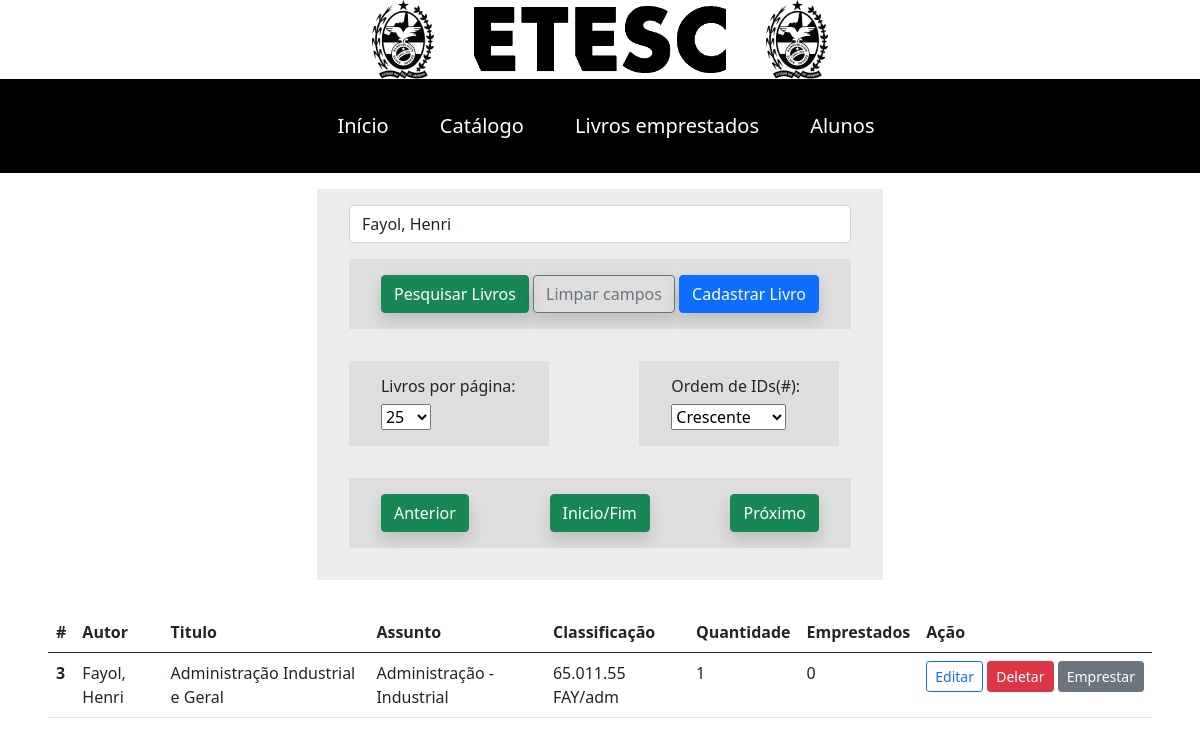
The page /livros-acervo.php?pesquisa=Fayol, Henri on the database its author committed.
### tables this page shows
CREATE TABLE IF NOT EXISTS `livros` (
  `id` int(11) NOT NULL AUTO_INCREMENT,
  `Autor` varchar(50) DEFAULT NULL,
  `titulo` varchar(500) DEFAULT NULL,
  `Assunto` varchar(50) DEFAULT NULL,
  `Classificacao` varchar(100) DEFAULT NULL,
  `Situacao` varchar(100) DEFAULT 'Acervo',
  `Quantidade` int(11) DEFAULT 0,
  `Emprestados` int(11) DEFAULT 0,
  PRIMARY KEY (`id`)
);

### livros-acervo.php (the view, shortened to what this page needs)
<?php
require_once "database.php";
$tipo = $_GET['tipo'] ?? '';
$search = $_GET['pesquisa'] ?? '';
$limit = $_GET['limit'] ?? 25;
$start = $_GET['start'] ?? 0;
$ordem = $_GET['ordem'] ?? "ASC";
$startelimit = $start + $limit;
if ($search) {
  if ($ordem == "ASC") {
    $statement = $pdo->prepare("SELECT * FROM livros WHERE Autor LIKE :autor OR titulo LIKE :titulo LIMIT $start , $limit");
  } else {
    $statement = $pdo->prepare("SELECT * FROM livros WHERE Autor LIKE :autor OR titulo LIKE :titulo ORDER BY ID DESC LIMIT $start , $limit ");
  }
  $statement->bindValue(":autor", "%$search%");
  $statement->bindValue(":titulo", "%$search%");
} else {
  if ($ordem == "ASC") {
    $statement = $pdo->prepare("SELECT * FROM livros LIMIT $start , $limit ");
  } else {
    $statement = $pdo->prepare("SELECT * FROM livros ORDER BY ID DESC LIMIT $start , $limit ");
  }
}
$statement->execute();
$livros = $statement->fetchAll(PDO::FETCH_ASSOC);
?>
<!DOCTYPE html>
<html lang="pt-br">
<head>
  <link rel="stylesheet" href="css/acervo.css" />
  <link rel="stylesheet" href="css/style.css" />
  <link href="css/bootstrap.css" rel="stylesheet">
</head>
<body <?php
      if ($tipo != "") {
        echo 'onload="Notify(\'' . $tipo . '\')"';
      } ?>>
  <header class="header">
    <div class="logo-div">
      <a href="index.php">
        <img src="img/logoFaetec.png" alt="" />
        <img class="etesc" src="img/logo-etesc.png" alt="" />
        <img src="img/logoFaetec.png" alt="" />
      </a>
    </div>
    <nav class="nav">
      <ul>
        <li><a href="index.php">Início</a></li>
        <li><a href="livros-acervo.php">Catálogo</a></li>
        <li><a href="livros-acervo-emprestados.php">Livros emprestados</a></li>
        <li><a href="alunos.php">Alunos</a></li>
    </nav>
  </header>
  <section class="btn-section">
    <form class="query__form" method="get">
      <div class="query__search">
        <input type="search" class="form-control" name="pesquisa" value="<?php echo $search; ?>" placeholder="Pesquisar Nome do Livro/Autor" autocomplete="off">
        <div class="query__btns">
          <button class="btn btn-success shadow" type="submit">Pesquisar Livros</button>
          <a href="livros-acervo.php" class="btn btn-outline-secondary shadow">Limpar campos</a>
          <a href="cadastro-livros.php" class="btn btn-primary shadow">Cadastrar Livro</a>
        </div>
        <section class="selecao-section">
          <form class="paginacao" method="GET">
            <div id="LPP">
              <h6> Livros por página:</h6>
              <select id="select" name="limit">
                <option value="25" <?php if ($limit == 25) echo "selected"; ?>>25</option>
              </select>
            </div>
            <div id="Ordem">
              <h6> Ordem de IDs(#):</h6>
              <select id="ordem" name="ordem" style="width: auto;">
                <option value="ASC" <?php if ($ordem == "ASC") echo "selected"; ?>>Crescente</option>
              </select>
            </div>
        </section>
        <div id="paginacao">
          <button class="btn btn-success shadow" type="submit" name="start" value="<?php if ($start <= $limit) {
                                                                                      echo $start = 0;
                                                                                    } else {
                                                                                      echo $start -= $limit;
                                                                                    } ?>"><abbr title="Página anterior">Anterior</abbr></button>
          <button class="btn btn-success shadow" name="start" type="submit" value="0"><abbr title="Inicio ou Final dos id(#)">Inicio/Fim</abbr></button>
          <button class="btn btn-success shadow" name="start" type="submit" value="<?php echo $startelimit ?>"><abbr title="Próxima página">Próximo</abbr></button>
        </div>
    </form>
  </section>
  <section class="livros-section">
    <table class="table">
      <thead>
        <tr>
          <th scope="col">#</th>
          <th scope="col">Autor</th>
          <th scope="col">Titulo</th>
          <th scope="col">Assunto</th>
          <th scope="col">Classificação</th>
          <th scope="col">Quantidade</th>
          <th scope="col">Emprestados</th>
          <th scope="col">Ação</th>
        </tr>
      </thead>
      <tbody>
        <?php foreach ($livros as $i => $livro) : ?>
          <tr>
            <td><b><a id="<?php echo 'a' . $livro['id'] ?>"> <?php echo $livro['id'] ?></b></td>
            <td><?php echo $livro['Autor'] ?></td>
            <td><?php echo $livro['titulo'] ?></td>
            <td><?php echo $livro['Assunto'] ?></td>
            <td><?php echo $livro['Classificacao'] ?></td>
            <td><?php echo $livro['Quantidade'] ?></td>
            <td><?php echo $livro['Emprestados'] ?></td>
            <td style="white-space: nowrap;">
              <form id="editar<?php echo $livro['id'] ?>" action="editar-livro.php?id=<?php $livro['id'] ?>" method="get" style="display: inline-block">
                <button type="button" onclick="editaLivro(<?php echo $livro['id'] ?>);" class="btn btn-sm btn-outline-primary"><abbr title="Editar livro">Editar</abbr></button>
              </form>
              <form id="delete<?php echo $livro['id'] ?>" action="deletar-livro.php" method="post" style="display: inline-block">
                <button type="button" onclick="confirmarDelete(<?php echo $livro['id'] . ',' .  $livro['Emprestados'] ?>)" class="btn btn-sm btn-danger"><abbr title="Deletar 1 livro">Deletar</abbr></button>
              </form>
              <form id="empresta<?php echo $livro['id'] ?>" action="alunos.php" method="get" style="display: inline-block">
                <button type="button" onclick="Valida(<?php echo $livro['Quantidade'] ?> , <?php echo $livro['Emprestados'] ?>,<?php echo $livro['id'] ?> )" class="btn btn-sm btn-secondary"><abbr title="Emprestar o livro">Emprestar</abbr></button>
              </form>
            </td>
          </tr>
        <?php endforeach; ?>
      </tbody>
    </table>
  </section>
</body>
</html>

### css/acervo.css (style rules this page uses)
.btn-section { display: flex; align-items: center; justify-content: center; }
.btn-section div { padding: 1rem 2rem; margin: 1rem 0; background: rgba(146, 146, 146, 0.167); }
.livros-section { padding: 1rem 3rem; }
abbr { -webkit-text-decoration: none; text-decoration: none; }
section.selecao-section { display: flex; gap: 18%; }
#paginacao { display: flex; justify-content: space-between; }
#LPP, #Ordem { width: 200px; }

### css/style.css (style rules this page uses)
*, *::after, *::before { box-sizing: border-box; }
body { padding: 0; margin: 0; font-family: sans-serif; }
ul, ol { list-style: none; }
.header { width: 100%; color: #fff; }
.logo-div { width: 100%; display: flex; justify-content: center; align-items: center; }
.logo-div a { display: flex; justify-content: center; align-items: center; gap: 40px; }
.etesc { max-width: 24%; }
.nav { padding: 20px; background: #000; }
.nav ul { width: 100%; display: flex; align-items: center; justify-content: center; margin: 0; gap: 1em; font-size: 1.2rem; }
.nav li a { display: inline-block; padding: 0.5rem 1rem; margin: 0.25rem 0; font-size: 1.25rem; border-radius: 5px; color: #fff; text-decoration: none; transition: 300ms ease; }

### rows shown on the page
livros: id "3", Autor "Fayol, Henri", titulo "Administração Industrial e Geral", Assunto "Administração - Industrial", Classificacao "65.011.55 FAY/adm", Quantidade "1", Emprestados "0"
